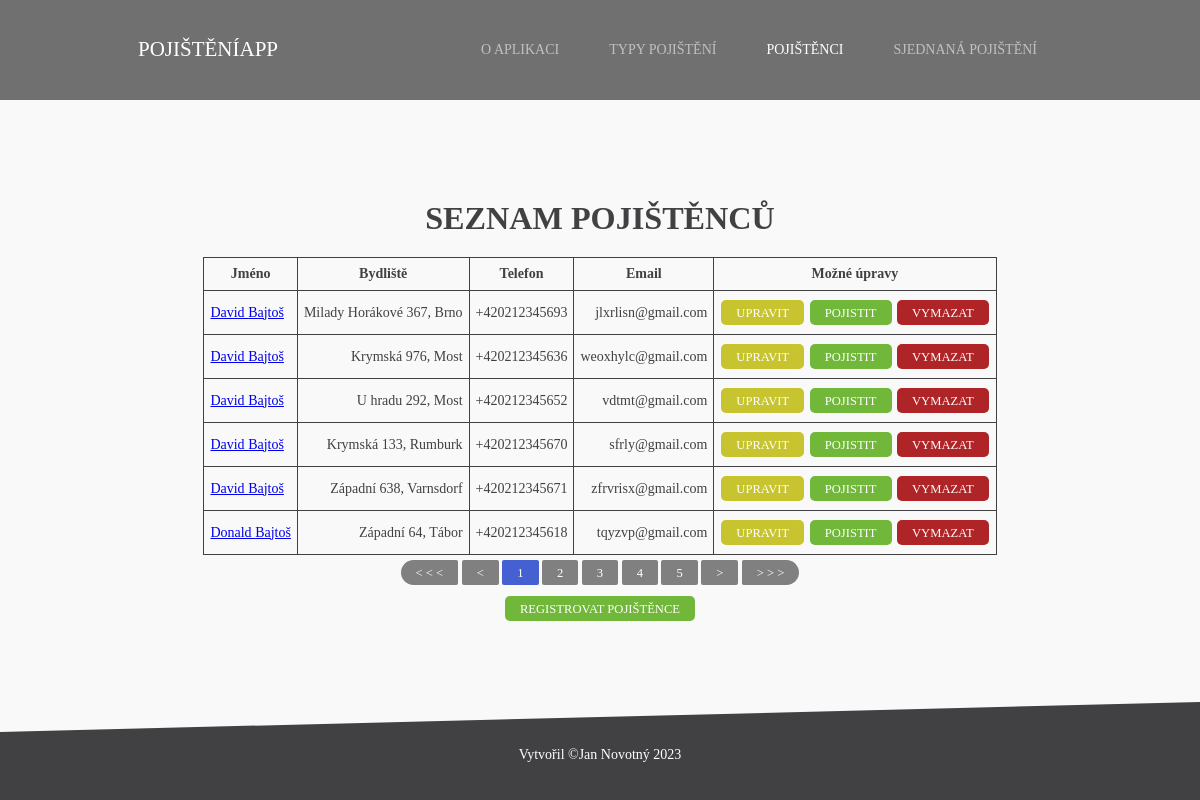
The page /pojisteniapp/pojistenci/ on the database its author committed.
### pojisteniapp/models.py (models this page shows, shortened)
class Pojistenec(models.Model):
    jmeno = models.CharField('Jméno', max_length=30)
    prijmeni = models.CharField('Příjmení', max_length=30)
    email = models.EmailField(max_length=254)
    telefon = PhoneNumberField()
    ulice = models.CharField(max_length=30)
    cislo_popisne = models.IntegerField('Číslo popisné')
    mesto = models.CharField('Město', max_length=30)
    psc = models.IntegerField('PSČ', validators=[MinValueValidator(10000), MaxValueValidator(99999)])
    def get_absolute_url(self):
        return reverse("pojistenec", kwargs={"pk": self.pk})
    class Meta:
        ordering = ['prijmeni', 'jmeno', 'mesto']

### pojisteniapp/views.py (the view)
# urls.py: path('pojistenci/', views.PojistnecListView.as_view(), name= 'pojistenci'),
class PojistnecListView(generic.ListView):
    model = Pojistenec
    paginate_by = 6

### pojisteniapp/templates/pojisteniapp/pojistenec_list.html
{% extends "base_generic.html" %}
{% block content %}
  <h1 class= 'list-header'>Seznam pojištěnců</h1>
  {% if pojistenec_list %}
  <table class= 'list-table'>
    <thead>
      <th>Jméno</th>
      <th>Bydliště</th>
      <th>Telefon</th>
      <th>Email</th>
      <th>Možné úpravy</th>
    </thead>
    {% for pojistenec in pojistenec_list %}
    <tr>
      <td class= 'td-jmeno-pojistence'>
        <a href="{{ pojistenec.get_absolute_url }}">{{ pojistenec.jmeno }} {{pojistenec.prijmeni}}</a>
      </td>
      <td>
        {{pojistenec.ulice}} {{pojistenec.cislo_popisne}}, {{pojistenec.mesto}}
      </td>
      <td>
        {{pojistenec.telefon}}
      </td>
      <td>
        {{pojistenec.email}}
      </td>
      <td>
        <a class = 'button modifier' href="{% url 'pojistenec_update' pojistenec.id%}"> Upravit</a> <a class = 'button constructor' href="{% url 'pojistit-pojistence' pojistenec.id %}"> Pojistit</a> <a class = 'button destructor' href="{% url 'pojistenec_delete' pojistenec.id%}"> Vymazat</a>
      </td>
    </tr>
    {% endfor %}
  </table>
  {% else %}
    <p>Zatím nejsou zaregistrováni žádní pojištěnci.</p>
  {% endif %}
{% endblock %}
{% block register_entity%}
<div class= 'outside-list-button-container'>
<a class = 'button constructor' href="{% url 'pojistenec_create'%}"> Registrovat pojištěnce </a>
</div>
{% endblock %}

### pojisteniapp/templates/base_generic.html (shortened to what this page needs)
<!DOCTYPE html>
<html lang="cz-cs">
<head>
  {% load static %}
  <link rel="stylesheet" href="{% static 'css/styles.css' %}" type="text/css">
</head>
<body>
    {% block header %}
    <header>
        <div id="logo">
            <h1>PojištěníApp</h1>
        </div>
        <nav>
            <ul>
                <li {% if request.resolver_match.url_name == 'o-aplikaci' %} class = "aktivni" {%endif%}><a href="{% url 'o-aplikaci' %}">O aplikaci</a></li>
                <li{% if request.resolver_match.url_name == 'typy-pojisteni' %} class = "aktivni" {%endif%}><a href="{% url 'typy-pojisteni' %}">Typy pojištění</a></li>
                <li {% if request.resolver_match.url_name == 'pojistenci' %} class = "aktivni" {%endif%}><a href="{% url 'pojistenci' %}">Pojištěnci</a></li>
                <li{% if request.resolver_match.url_name == 'pojisteni_list' %} class = "aktivni" {%endif%}><a href="{% url 'pojisteni_list' %}">Sjednaná pojištění</a></li>
            </ul>
        </nav>
    </header>
    {% endblock %}
    <div id = 'container'>
    {% block content %}
    {% endblock %}
    {% block pagination %}
        {% if is_paginated %}
            <div class = 'paginator-container'>
                <span class = 'paginator-navigation'>
                            <a id= 'paginator-go-to-start' href="{{ request.path }}?page=1"> &lt &lt &lt </a>
                    {% if page_obj.has_previous %}
                            <a href="{{ request.path }}?page={{ page_obj.previous_page_number }}"> &lt </a>
                    {% else %}
                            <a href="{{ request.path }}?page=1"> &lt </a>
                    {% endif %}
                    {% if page_obj.number == 1 and page.obj.number != page_obj.paginator.num_pages %}
                      {% for page_number in page_obj.paginator.page_range %}
                        {%if page_number <= page_obj.number|add:'4' %}
                            <a {% if page_number == page_obj.number %} id='aktivni-paginator' {%endif%} href="{{ request.path }}?page={{ page_number }}">{{ page_number }}</a>
                        {%endif%}
                      {% endfor %}
                    {% elif page_obj.number == page_obj.paginator.num_pages and page.obj.number != 1 %}
                        {% for page_number in page_obj.paginator.page_range %}
                          {%if page_number >= page_obj.number|add:'-4'%}
                            <a {% if page_number == page_obj.number %} id='aktivni-paginator' {%endif%} href="{{ request.path }}?page={{ page_number }}">{{ page_number }}</a>
                          {%endif%}
                        {% endfor %}
                    {% endif%}
                    {% if page_obj.has_next %}
                            <a href="{{ request.path }}?page={{ page_obj.next_page_number }}"> &gt </a>
                    {% else %}
                            <a href="{{ request.path }}?page={{ page_obj.number }}"> &gt </a>
                    {% endif %}
                            <a id= 'paginator-go-to-end' href="{{ request.path }}?page={{ page_obj.paginator.num_pages }}"> &gt &gt &gt </a>
                </span>
            </div>
        {% endif %}
    {% endblock %}
    {% block register_entity%}
    {% endblock %}
    </div>
    <footer>
        Vytvořil &copy;Jan Novotný 2023
    </footer>
</body>
</html>

### pojisteniapp/static/css/styles.css (style rules this page uses)
* { box-sizing: border-box; }
body { font: 14px Poppins; color: #414042; background: #f9f9f9; display: flex; flex-direction: column; box-sizing: border-box; margin: 0; padding-top: 100px; min-width: 1060px; min-height: 100vh; justify-content: space-between; }
body > header { height: 100px; width: 100%; background: #707070; color: white; display: flex; justify-content: space-evenly; position: fixed; z-index: 1; top: 0; min-width: 960px; }
#logo { height: 40px; margin: auto 0; display: flex; flex-direction: column; justify-content: center; }
#logo h1 { font-weight: normal; font-size: 1.5em; line-height: 1.2em; color: white; }
nav ul { display: flex; margin:0; list-style-type: none; align-items: center; justify-content: left; height: 100%; }
nav ul li { padding: 0 20px; margin: 0 5px; font: 1em; line-height: 4.3em; }
nav li a { color: #C0C0C0; padding: 8px 0; text-decoration: none; text-transform: uppercase; }
nav ul a:hover, .aktivni a { color: white; }
#container { min-width: 960px; padding: 80px 50px; margin: 0 auto; }
h1 { margin: 20px 0; font-size: 2.3em; font-weight: bold; text-transform: uppercase; width: max-content; }
footer { height: 100px; box-sizing: border-box; text-align: center; color: white; background-color: #414042; padding-top: 45px; clip-path: polygon(0 30px, 0 100%, 100% 100%, 100% 0); }
table { margin: 10px 5px; }
table, th, td { border: 1px solid; border-collapse: collapse; }
th { padding: 8px 6px; text-align: center; }
td { padding: 8px 6px; text-align: right; }
.button { color: white; font-size: 0.9em; text-transform: uppercase; text-decoration: none; padding: 6px 15px; height: 25px; border-radius: 5px; margin: 1px; display: inline-block }
.constructor { background: #70b73a; }
.destructor { background: #af2427; }
.modifier { background: #c7c42f; }
.paginator-container { text-align: center; margin-bottom: 5px; }
.paginator-navigation a { color: white; font-size: 0.9em; text-transform: uppercase; text-decoration: none; padding: 6px 15px; height: 25px; margin: 0px; display: inline-block; background-color: grey; border-radius: 2px; }
#aktivni-paginator { background-color: #4560d0; }
#paginator-go-to-start { border-radius: 15px 2px 2px 15px; }
#paginator-go-to-end { border-radius: 2px 15px 15px 2px; }
.list-table { margin: 5px auto }
.outside-list-button-container { text-align: center; margin-top: 10px; }
.list-header { margin-left: auto; margin-right: auto; }
.td-typ-pojisteni, .td-jmeno-pojistence { text-align: left; }

### rows shown on the page
Pojistenec: jmeno "David", prijmeni "Bajtoš", ulice "Milady Horákové", cislo_popisne "367", mesto "Brno", telefon "+420212345693", email "jlxrlisn@gmail.com"
Pojistenec: jmeno "David", prijmeni "Bajtoš", ulice "Krymská", cislo_popisne "976", mesto "Most", telefon "+420212345636", email "weoxhylc@gmail.com"
Pojistenec: jmeno "David", prijmeni "Bajtoš", ulice "U hradu", cislo_popisne "292", mesto "Most", telefon "+420212345652", email "vdtmt@gmail.com"
Pojistenec: jmeno "David", prijmeni "Bajtoš", ulice "Krymská", cislo_popisne "133", mesto "Rumburk", telefon "+420212345670", email "sfrly@gmail.com"
Pojistenec: jmeno "David", prijmeni "Bajtoš", ulice "Západní", cislo_popisne "638", mesto "Varnsdorf", telefon "+420212345671", email "zfrvrisx@gmail.com"
Pojistenec: jmeno "Donald", prijmeni "Bajtoš", ulice "Západní", cislo_popisne "64", mesto "Tábor", telefon "+420212345618", email "tqyzvp@gmail.com"

### other values the page prints
{{ page_number }} "1" "2" "3" "4" "5"
